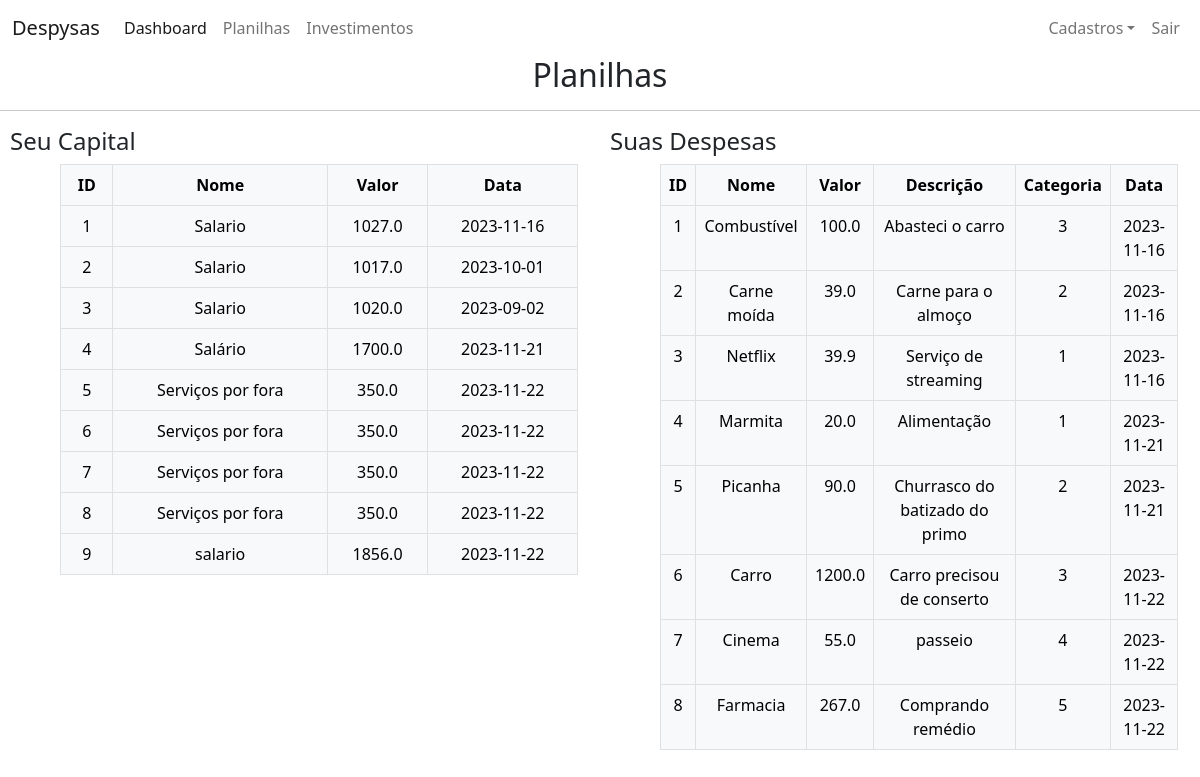
The app's page /table (signed in), older data.
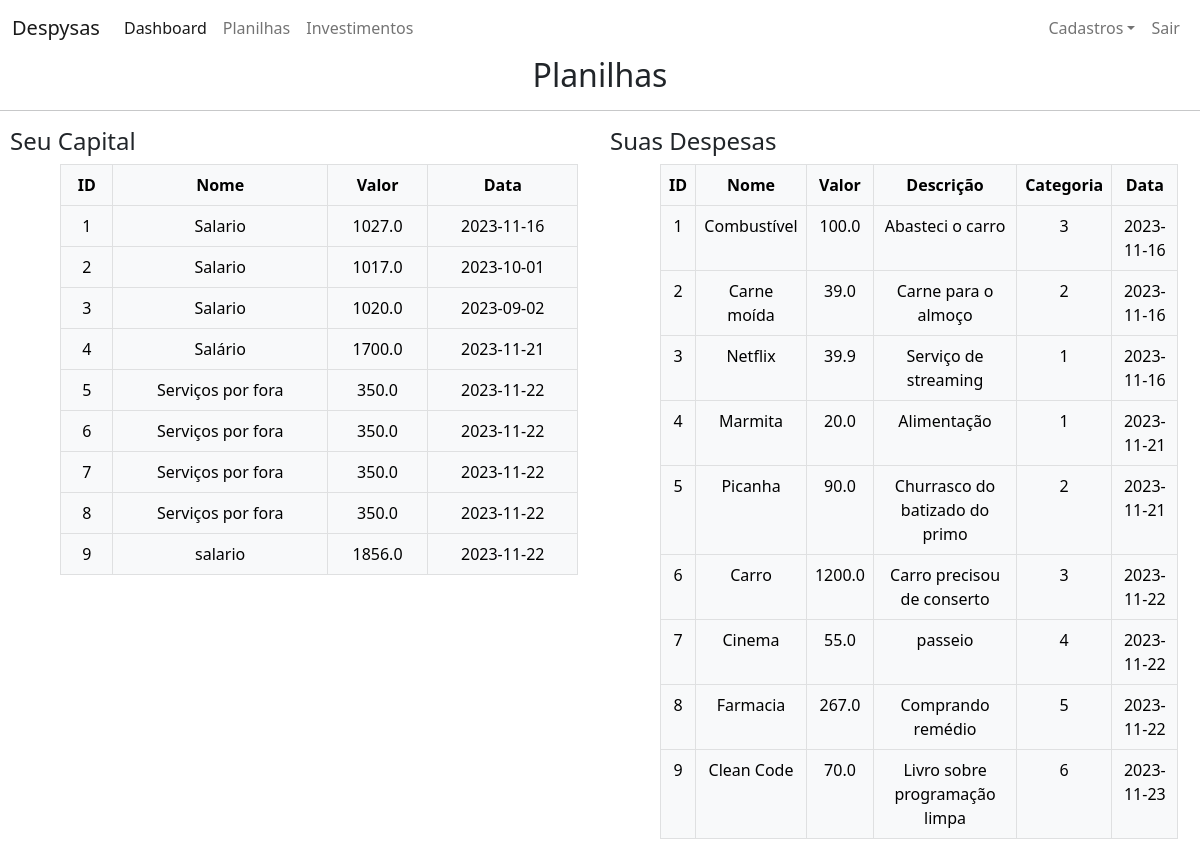
The same page, newer data.
### despysas/models.py (models this page shows)
class Capitais(db.Model):
    id = db.Column(db.Integer, primary_key=True)
    nome = db.Column(db.String(length=30), nullable=False)
    valor = db.Column(db.Float, nullable=False)
    data = db.Column(db.Date, default=date.today(), nullable=True)

class Despesas(db.Model):
    id = db.Column(db.Integer, primary_key=True)
    nome = db.Column(db.String(length=30), nullable=False)
    valor = db.Column(db.Float, nullable=False)
    descricao = db.Column(db.String(length=500), nullable=False)
    categoria = db.Column(db.Integer, db.ForeignKey('categorias.id'), nullable=False)
    data = db.Column(db.Date, default=date.today(), nullable=True)

### despysas/routes.py (the view)
@app.route('/table') # decorator rota table
@login_required
def page_table():
    capital = Capitais.query.all() # consulta em todas as linhas da tabela Capitais
    despesa = Despesas.query.all() # consulta em todas as linhas da tabela Despesas
    return render_template("table.html", capital=capital, despesa=despesa) # renderiza o arquivo table.html com os parametros

### despysas/models.py (called while the page is built)
@login_manager.user_loader
def load_user(user_id):
    return Users.query.get(int(user_id))

### despysas/templates/table.html (shortened to what this page needs)
{% extends 'base.html' %}
{% block content %}
    <h2 style="text-align: center;">Planilhas</h2>
    <hr>
    <div class="row" style="max-width: 100%;">
        <div class="col-sm-6">
            <h4 style="margin-left: 10px;">Seu Capital</h4>
            <table class="table table-hover table-bordered table-light" style="max-width: 90%; text-align: center; margin-left: 60px;">
                <thead>
                    <th scope="col">ID</th>
                    <th scope="col">Nome</th>
                    <th scope="col">Valor</th>
                    <th scope="col">Data</th>
                </thead>
                <tbody>
                    {% for item in capital %}
                    <tr>
                        <td>{{item.id}}</td>
                        <td>{{item.nome}}</td>
                        <td>{{item.valor}}</td>
                        <td>{{item.data}}</td>
                    </tr>
                    {% endfor %}
                </tbody>
            </table>
        </div>
        <div class="col-sm-6">
            <h4 style="margin-left: 10px;">Suas Despesas</h4>
            <table class="table table-hover table-bordered table-light" style="max-width: 90%; text-align: center; margin-left: 60px;">
                <thead>
                    <th scope="col">ID</th>
                    <th scope="col">Nome</th>
                    <th scope="col">Valor</th>
                    <th scope="col">Descrição</th>
                    <th scope="col">Categoria</th>
                    <th scope="col">Data</th>
                </thead>
                <tbody>
                    {% for item in despesa %}
                    <tr>
                        <td>{{item.id}}</td>
                        <td>{{item.nome}}</td>
                        <td>{{item.valor}}</td>
                        <td>{{item.descricao}}</td>
                        <td>{{item.categoria}}</td>
                        <td>{{item.data}}</td>
                    </tr>
                    {% endfor %}
                </tbody>
            </table>
        </div>
    </div>
{% endblock %}

### despysas/templates/base.html (shortened to what this page needs)
<!DOCTYPE html>
<html lang="en">
<head>
    <link rel="stylesheet" href="https://cdn.jsdelivr.net/npm/bootstrap@5.2.3/dist/css/bootstrap.min.css">
</head>
<body>
    <nav class="navbar navbar-expand-lg bg-body-tertiary">
        <div class="container-fluid">
          <a class="navbar-brand" href="#">Despysas</a>
          <div class="collapse navbar-collapse" id="navbarNavAltMarkup">
            <div class="navbar-nav me-auto">
              <a class="nav-link active" aria-current="page" href="{{url_for('page_dashboard')}}">Dashboard</a>
              <a class="nav-link" href="{{url_for('page_table')}}">Planilhas</a>
              <a class="nav-link" href="{{url_for('page_investimentos')}}">Investimentos</a>
            </div>
            <div class="navbar-nav ms-auto">
              {% if current_user.is_authenticated %}
              <div class="navbar-nav">
                <div class="nav-item dropdown">
                  <a href="#" class="nav-link dropdown-toggle" data-bs-toggle="dropdown">Cadastros</a>
                </div>
                <a class="nav-link" href="{{url_for('page_logout')}}">Sair</a>
              </div>
              {% else %}
              <div class="navbar-nav">
                <a class="nav-link" href="{{url_for('page_login')}}">Login</a>
              </div>
              {% endif %}
            </div>
          </div>
        </div>
      </nav>
      {% block content %}
      {% endblock %}
</body>
</html>

### despysas/templates/base.html (style rules this page uses)
html, body { height: 100%; margin: 0; padding: 0; }
body { background-image: url("/static/background.jpg"); background: #fdc700; background: -moz-linear-gradient(top, #fff 0%, #fdc700 100%); background: -webkit-gradient(linear, left top, left bottom, color-stop(0%, #633535), color-stop(100%, #943bea)); background: -webkit-linear-gradient(top, #FAF844 10%, #DEAA3C 100%); background: -o-linear-gradient(top, #DEAA3C 0%, #fdc700 100%); background: -ms-linear-gradient(top, #554d4d 0%, #F5D14E 100%); background: linear-gradient(to bottom, #ffffff 0%, #ffffff 100%); }

Row changes from the older to the newer data that the page shows:
added Despesas: id "9", nome "Clean Code", valor "70.0", descricao "Livro sobre programação limpa", categoria "6", data "2023-11-23"
